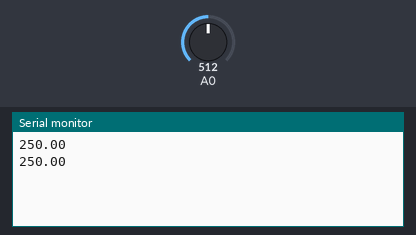
A sketch run on a simulated Arduino Uno, built with avr-gcc and run on an emulated ATmega328P. On the bench: the last lines printed to the serial monitor. The test bench sets the inputs (shaded band); at power-on: A0 = 512.

Above: at 1.8 s.
1.9 s: A0 set to 716
At 2.8 s:
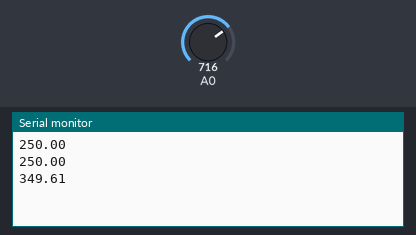
3.4 s: A0 set to 900
At 4.8 s:
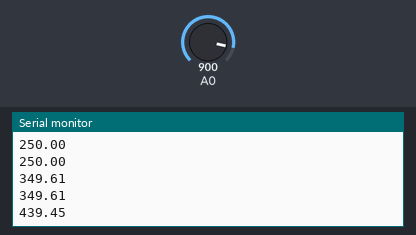
Timing chart, 0 to 6.4 s (numbered marks = the images above; inputs shaded):
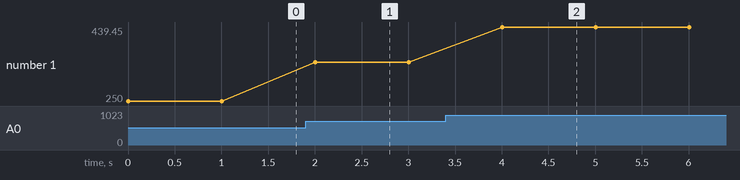

The sketch:

Lab5.ino
```cpp
// 202234860 김나현

void setup() {
  Serial.begin(9600);
}

void loop() {
  int value = analogRead(A0);
  float voltage = value * 5.0 / 1024.0;
  float temp = 100.0 * voltage;
  Serial.println(temp);
  delay(1000);
}
```

Measured:
- after the input at 1.9 s, the serial monitor: prints a new line after 0.10 s (image 1)
- after the input at 3.4 s, the serial monitor: prints a new line after 0.60 s (image 2)
- plotted number 1: 250 → 349.61 after the input at 1.9 s, 349.61 → 439.45 after the input at 3.4 s
